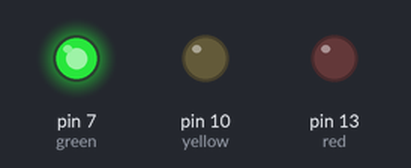
This sketch was run on a simulated Arduino Uno, built with avr-gcc and run on an emulated ATmega328P. Parts: output pins drawn as LEDs (lit = HIGH).

Above: at 5.0 s.
At 11.0 s:
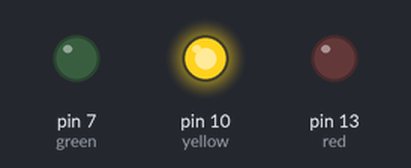
At 15.5 s:
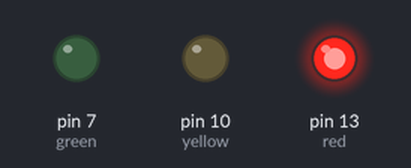
Timing chart, 0 to 24.7 s (numbered marks = the images above):
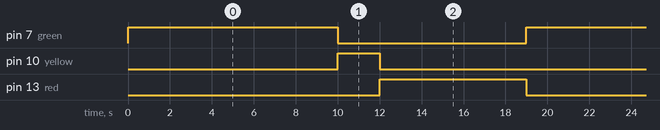

Measured:
- by itself, pin 7 (green): alternates HIGH for 10.0 s and LOW for 9.0 s
- by itself, pin 10 (yellow): alternates HIGH for 2.0 s and LOW for 17.0 s
- by itself, pin 13 (red): alternates HIGH for 7.0 s and LOW for 12.0 s

The sketch:

Codigo_Arduino.ino
```cpp
/*
Teste esse circuito:
https://www.tinkercad.com/things/6kXqx5LGCLl
*/

//varaiveis global

int red = 13,yellow = 10,green = 7;

void setup()
{
  pinMode(red, OUTPUT);
  pinMode(yellow, OUTPUT);
  pinMode(green, OUTPUT);

}

void loop()
{
  digitalWrite(green, HIGH);
  delay(10000); // 10 segundos verde ligado
  digitalWrite(green, LOW);

  digitalWrite(yellow, HIGH);
  delay(2000);  // 2 segundos amarelo ligado
  digitalWrite(yellow, LOW);

  digitalWrite(red, HIGH);
  delay(7000);  // 7 segundos vermelho ligado
  digitalWrite(red, LOW);


}
```
